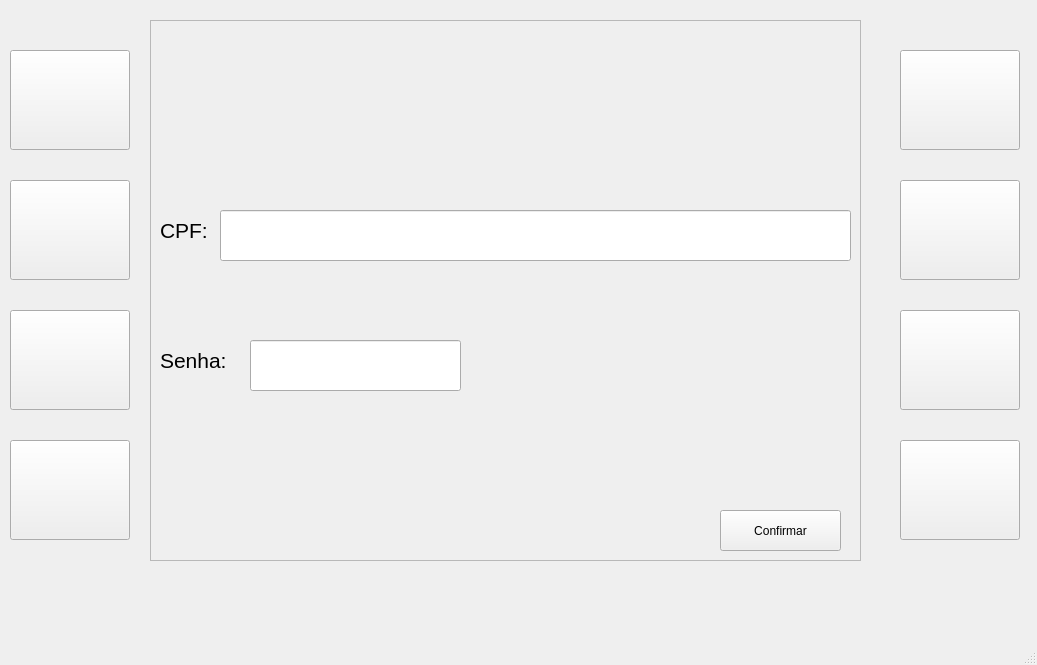
<?xml version="1.0" encoding="UTF-8"?>
<ui version="4.0">
 <class>MainWindow</class>
 <widget class="QMainWindow" name="MainWindow">
  <property name="geometry">
   <rect>
    <x>0</x>
    <y>0</y>
    <width>1037</width>
    <height>665</height>
   </rect>
  </property>
  <property name="windowTitle">
   <string>MainWindow</string>
  </property>
  <widget class="QWidget" name="centralwidget">
   <widget class="QPushButton" name="btn2">
    <property name="geometry">
     <rect>
      <x>10</x>
      <y>180</y>
      <width>120</width>
      <height>100</height>
     </rect>
    </property>
    <property name="text">
     <string/>
    </property>
   </widget>
   <widget class="QPushButton" name="btn5">
    <property name="geometry">
     <rect>
      <x>900</x>
      <y>50</y>
      <width>120</width>
      <height>100</height>
     </rect>
    </property>
    <property name="text">
     <string/>
    </property>
   </widget>
   <widget class="QPushButton" name="btn3">
    <property name="geometry">
     <rect>
      <x>10</x>
      <y>310</y>
      <width>120</width>
      <height>100</height>
     </rect>
    </property>
    <property name="text">
     <string/>
    </property>
   </widget>
   <widget class="QPushButton" name="btn1">
    <property name="geometry">
     <rect>
      <x>10</x>
      <y>50</y>
      <width>120</width>
      <height>100</height>
     </rect>
    </property>
    <property name="text">
     <string/>
    </property>
   </widget>
   <widget class="QPushButton" name="btn7">
    <property name="geometry">
     <rect>
      <x>900</x>
      <y>310</y>
      <width>120</width>
      <height>100</height>
     </rect>
    </property>
    <property name="text">
     <string/>
    </property>
   </widget>
   <widget class="QPushButton" name="btn6">
    <property name="geometry">
     <rect>
      <x>900</x>
      <y>180</y>
      <width>120</width>
      <height>100</height>
     </rect>
    </property>
    <property name="text">
     <string/>
    </property>
   </widget>
   <widget class="QFrame" name="frame">
    <property name="geometry">
     <rect>
      <x>150</x>
      <y>20</y>
      <width>711</width>
      <height>541</height>
     </rect>
    </property>
    <property name="frameShape">
     <enum>QFrame::StyledPanel</enum>
    </property>
    <property name="frameShadow">
     <enum>QFrame::Raised</enum>
    </property>
    <widget class="QPushButton" name="loginBtn">
     <property name="geometry">
      <rect>
       <x>570</x>
       <y>490</y>
       <width>121</width>
       <height>41</height>
      </rect>
     </property>
     <property name="text">
      <string>Confirmar</string>
     </property>
    </widget>
    <widget class="QLabel" name="label_10">
     <property name="geometry">
      <rect>
       <x>10</x>
       <y>190</y>
       <width>61</width>
       <height>41</height>
      </rect>
     </property>
     <property name="font">
      <font>
       <pointsize>16</pointsize>
      </font>
     </property>
     <property name="text">
      <string>CPF:</string>
     </property>
    </widget>
    <widget class="QLineEdit" name="inserirCPF">
     <property name="geometry">
      <rect>
       <x>70</x>
       <y>190</y>
       <width>631</width>
       <height>51</height>
      </rect>
     </property>
     <property name="font">
      <font>
       <pointsize>16</pointsize>
      </font>
     </property>
     <property name="text">
      <string/>
     </property>
    </widget>
    <widget class="QLabel" name="label_8">
     <property name="geometry">
      <rect>
       <x>10</x>
       <y>320</y>
       <width>91</width>
       <height>41</height>
      </rect>
     </property>
     <property name="font">
      <font>
       <pointsize>16</pointsize>
      </font>
     </property>
     <property name="text">
      <string>Senha:</string>
     </property>
    </widget>
    <widget class="QLineEdit" name="inserirSenha">
     <property name="geometry">
      <rect>
       <x>100</x>
       <y>320</y>
       <width>211</width>
       <height>51</height>
      </rect>
     </property>
     <property name="font">
      <font>
       <pointsize>16</pointsize>
      </font>
     </property>
     <property name="text">
      <string/>
     </property>
    </widget>
   </widget>
   <widget class="QPushButton" name="btn4">
    <property name="geometry">
     <rect>
      <x>10</x>
      <y>440</y>
      <width>120</width>
      <height>100</height>
     </rect>
    </property>
    <property name="text">
     <string/>
    </property>
   </widget>
   <widget class="QPushButton" name="btn8">
    <property name="geometry">
     <rect>
      <x>900</x>
      <y>440</y>
      <width>120</width>
      <height>100</height>
     </rect>
    </property>
    <property name="text">
     <string/>
    </property>
   </widget>
  </widget>
  <widget class="QMenuBar" name="menubar">
   <property name="geometry">
    <rect>
     <x>0</x>
     <y>0</y>
     <width>1037</width>
     <height>26</height>
    </rect>
   </property>
  </widget>
  <widget class="QStatusBar" name="statusbar"/>
 </widget>
 <resources/>
 <connections/>
</ui>
